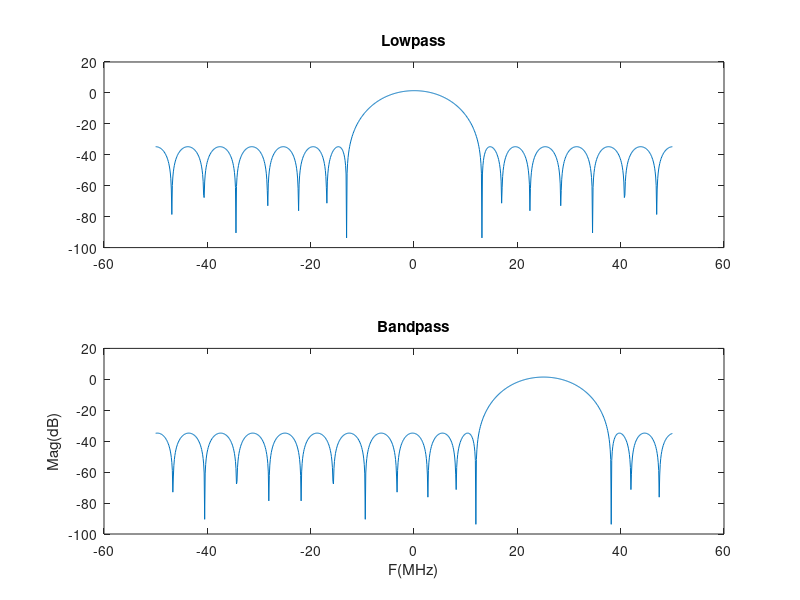
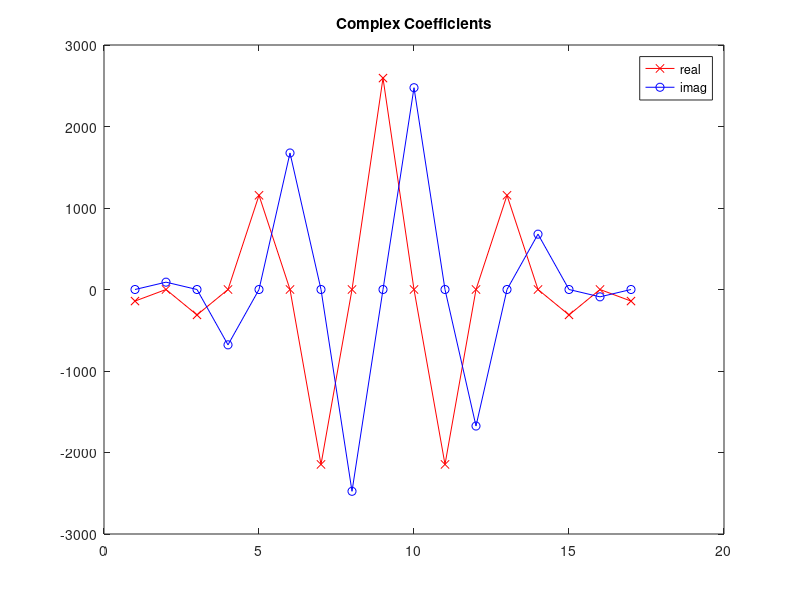
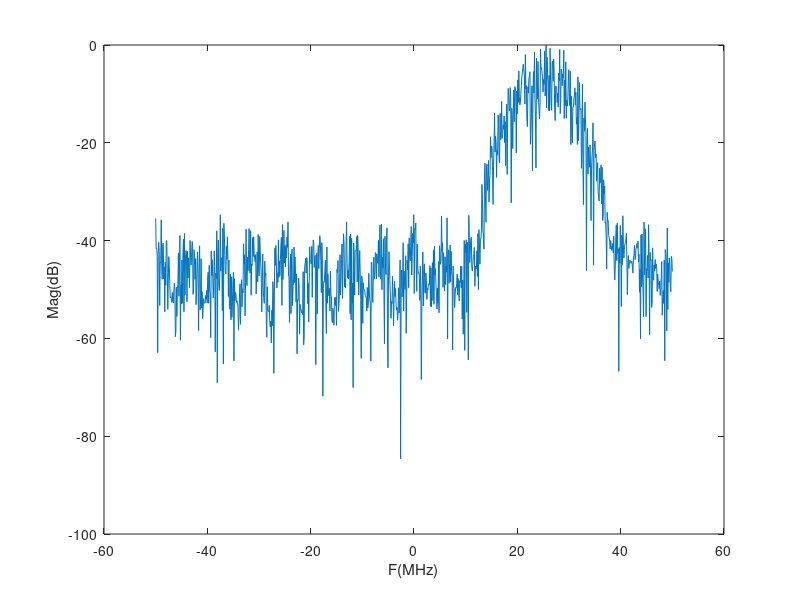

The MATLAB script that drew these images, in order:
h = firpm(16, [0 0.1 0.25 1], [1 1 0 0], [1 10]);
fftsize = 1024;
H = 20*log10(abs(fft(h, fftsize)));
f = linspace(-50, 50, fftsize);
subplot(2,1,1);
plot(f, fftshift(H));
title('Lowpass');

subplot(2,1,2);
hmod = h.*exp(j*0.5*pi*(0:length(h)-1));
HMOD = 20*log10(abs(fft(hmod, fftsize)));
plot(f, fftshift(HMOD));
title('Bandpass');
xlabel('F(MHz)'); ylabel('Mag(dB)');

hreal = round(16384*real(hmod));
himag = round(16384*imag(hmod));
hcplx = hreal + j.*himag;
figure;
plot(hreal, 'rx-');
hold on;
plot(himag, 'bo-');
hold off;
title('Complex Coefficients');
legend('real', 'imag');

% write_coe_file(hreal, "hreal.coe");
% write_coe_file(himag, "himag.coe");

figure;
n = randi([-32767 32767], 1, 1000);
y = filter(hcplx, 1, n);
Y = 20*log10(abs(fft(y, fftsize)));
Y = Y - max(Y);
plot(f, fftshift(Y));
xlabel('F(MHz)'); ylabel('Mag(dB)');
